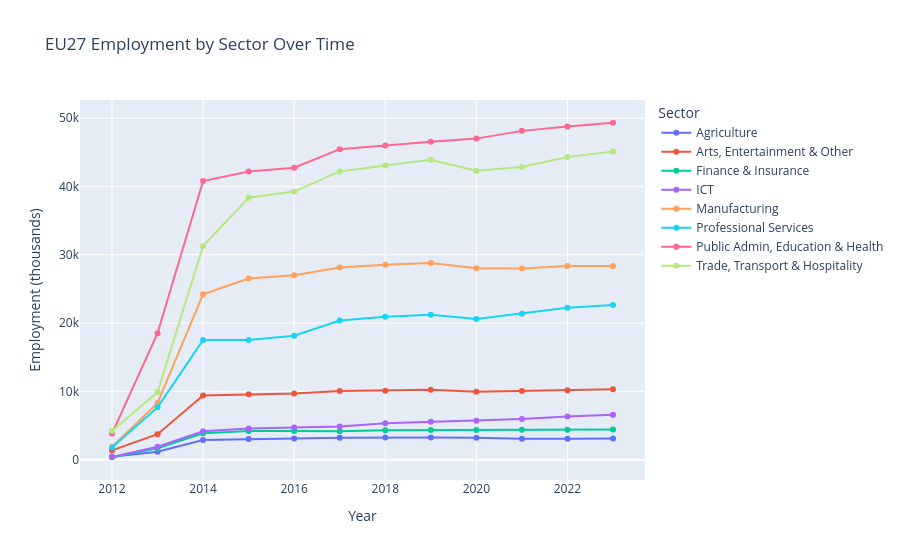

The cell this chart's notebook holds for it:
### Markdown cell above
## 4. Visualizations

### Code cell
emp_by_sector_year = pd.DataFrame()
for (t, sector), group in df_merged.groupby(["time", "sector"]):
    row = {"time": t, "sector": sector, "total_employment": group["employment_thousands"].sum()}
    emp_by_sector_year = pd.concat([emp_by_sector_year, pd.DataFrame([row])], ignore_index=True)

fig = px.line(
    emp_by_sector_year,
    x="time",
    y="total_employment",
    color="sector",
    markers=True,
    title="EU27 Employment by Sector Over Time",
    labels={"time": "Year", "total_employment": "Employment (thousands)", "sector": "Sector"}
)
fig.show()

### Figure 1 — Plotly figure (JSON) as saved in the notebook; plotly's stock layout.template omitted (floating-point values rounded to 4 significant figures)
{"data": [{"hovertemplate": "Sector=Agriculture<br>Year=%{x}<br>Employment (thousands)=%{y}<extra></extra>", "legendgroup": "Agriculture", "line": {"color": "#636efa", "dash": "solid"}, "marker": {"symbol": "circle"}, "mode": "lines+markers", "name": "Agriculture", "orientation": "v", "showlegend": true, "type": "scatter", "x": [2012, 2013, 2014, 2015, 2016, 2017, 2018, 2019, 2020, 2021, 2022, 2023], "xaxis": "x", "y": [429.0, 1162.0, 2874.0, 3026.0, 3084.0, 3214.0, 3259.0, 3233.0, 3195.0, 3058.0, 3060.0, 3111.0], "yaxis": "y"}, {"hovertemplate": "Sector=Arts, Entertainment & Other<br>Year=%{x}<br>Employment (thousands)=%{y}<extra></extra>", "legendgroup": "Arts, Entertainment & Other", "line": {"color": "#EF553B", "dash": "solid"}, "marker": {"symbol": "circle"}, "mode": "lines+markers", "name": "Arts, Entertainment & Other", "orientation": "v", "showlegend": true, "type": "scatter", "x": [2012, 2013, 2014, 2015, 2016, 2017, 2018, 2019, 2020, 2021, 2022, 2023], "xaxis": "x", "y": [1360.0, 3734.0, 9411.0, 9583.0, 9674.0, 10070.0, 10100.0, 10240.0, 9933.0, 10050.0, 10180.0, 10310.0], "yaxis": "y"}, {"hovertemplate": "Sector=Finance & Insurance<br>Year=%{x}<br>Employment (thousands)=%{y}<extra></extra>", "legendgroup": "Finance & Insurance", "line": {"color": "#00cc96", "dash": "solid"}, "marker": {"symbol": "circle"}, "mode": "lines+markers", "name": "Finance & Insurance", "orientation": "v", "showlegend": true, "type": "scatter", "x": [2012, 2013, 2014, 2015, 2016, 2017, 2018, 2019, 2020, 2021, 2022, 2023], "xaxis": "x", "y": [353.4, 1683.0, 3870.0, 4193.0, 4180.0, 4151.0, 4322.0, 4335.0, 4360.0, 4371.0, 4376.0, 4434.0], "yaxis": "y"}, {"hovertemplate": "Sector=ICT<br>Year=%{x}<br>Employment (thousands)=%{y}<extra></extra>", "legendgroup": "ICT", "line": {"color": "#ab63fa", "dash": "solid"}, "marker": {"symbol": "circle"}, "mode": "lines+markers", "name": "ICT", "orientation": "v", "showlegend": true, "type": "scatter", "x": [2012, 2013, 2014, 2015, 2016, 2017, 2018, 2019, 2020, 2021, 2022, 2023], "xaxis": "x", "y": [394.5, 1895.0, 4158.0, 4564.0, 4695.0, 4859.0, 5328.0, 5537.0, 5696.0, 5967.0, 6305.0, 6593.0], "yaxis": "y"}, {"hovertemplate": "Sector=Manufacturing<br>Year=%{x}<br>Employment (thousands)=%{y}<extra></extra>", "legendgroup": "Manufacturing", "line": {"color": "#FFA15A", "dash": "solid"}, "marker": {"symbol": "circle"}, "mode": "lines+markers", "name": "Manufacturing", "orientation": "v", "showlegend": true, "type": "scatter", "x": [2012, 2013, 2014, 2015, 2016, 2017, 2018, 2019, 2020, 2021, 2022, 2023], "xaxis": "x", "y": [1894.0, 8307.0, 24230.0, 26540.0, 27000.0, 28130.0, 28560.0, 28790.0, 28050.0, 28000.0, 28350.0, 28370.0], "yaxis": "y"}, {"hovertemplate": "Sector=Professional Services<br>Year=%{x}<br>Employment (thousands)=%{y}<extra></extra>", "legendgroup": "Professional Services", "line": {"color": "#19d3f3", "dash": "solid"}, "marker": {"symbol": "circle"}, "mode": "lines+markers", "name": "Professional Services", "orientation": "v", "showlegend": true, "type": "scatter", "x": [2012, 2013, 2014, 2015, 2016, 2017, 2018, 2019, 2020, 2021, 2022, 2023], "xaxis": "x", "y": [1771.0, 7668.0, 17530.0, 17540.0, 18150.0, 20370.0, 20920.0, 21210.0, 20590.0, 21370.0, 22250.0, 22630.0], "yaxis": "y"}, {"hovertemplate": "Sector=Public Admin, Education & Health<br>Year=%{x}<br>Employment (thousands)=%{y}<extra></extra>", "legendgroup": "Public Admin, Education & Health", "line": {"color": "#FF6692", "dash": "solid"}, "marker": {"symbol": "circle"}, "mode": "lines+markers", "name": "Public Admin, Education & Health", "orientation": "v", "showlegend": true, "type": "scatter", "x": [2012, 2013, 2014, 2015, 2016, 2017, 2018, 2019, 2020, 2021, 2022, 2023], "xaxis": "x", "y": [3825.0, 18530.0, 40800.0, 42210.0, 42740.0, 45470.0, 46000.0, 46570.0, 47020.0, 48150.0, 48780.0, 49340.0], "yaxis": "y"}, {"hovertemplate": "Sector=Trade, Transport & Hospitality<br>Year=%{x}<br>Employment (thousands)=%{y}<extra></extra>", "legendgroup": "Trade, Transport & Hospitality", "line": {"color": "#B6E880", "dash": "solid"}, "marker": {"symbol": "circle"}, "mode": "lines+markers", "name": "Trade, Transport & Hospitality", "orientation": "v", "showlegend": true, "type": "scatter", "x": [2012, 2013, 2014, 2015, 2016, 2017, 2018, 2019, 2020, 2021, 2022, 2023], "xaxis": "x", "y": [4192.0, 9892.0, 31300.0, 38360.0, 39260.0, 42210.0, 43090.0, 43900.0, 42320.0, 42850.0, 44340.0, 45110.0], "yaxis": "y"}], "layout": {"legend": {"title": {"text": "Sector"}, "tracegroupgap": 0}, "title": {"text": "EU27 Employment by Sector Over Time"}, "xaxis": {"anchor": "y", "domain": [0, 1], "title": {"text": "Year"}}, "yaxis": {"anchor": "x", "domain": [0, 1], "title": {"text": "Employment (thousands)"}}}}
